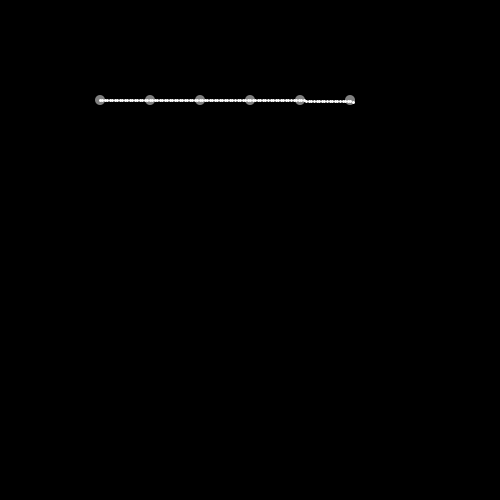
Frame 1 (no input)
Frame 60 (the mouse pressed at the canvas centre just before this capture): identical to frame 1, image omitted
Frame 120 (the mouse held since frame 60 and released just before this capture): identical to frame 1, image omitted

The Processing sketch that drew this single still picture (run headless with seeded random() and noise(); from frame 60 on, the mouse is pressed at the canvas centre):

// Processing sketch: degree5interp
// ── degree5interp.pde
DragCircle p0 = new DragCircle(100,100,10);
DragCircle p1 = new DragCircle(150,100,10);
DragCircle p2 = new DragCircle(200,100,10);
DragCircle p3 = new DragCircle(250,100,10);
DragCircle p4 = new DragCircle(300,100,10);
DragCircle p5 = new DragCircle(350,100,10);

void setup() {
  size(500,500);
}

void draw() {
  background(0);
  p0.display();
  p1.display();
  p2.display();
  p3.display();
  p4.display();
  p5.display();
  
  stroke(255);
  strokeWeight(3);
  for(float t=0; t<=1; t+= 0.01) {
    //stroke(lerpColor(color(255,0,0),color(0,0,255),t));
    point(fx(t), fy(t));
  }
}

float fx(float t) {
  float result = p0.x;
  result += t * (-11.42*p0.x +25*p1.x -25*p2.x +16.67*p3.x -6.25*p4.x +p5.x);
  result += pow(t,2) * (46.88*p0.x -160.42*p1.x +222.92*p2.x -162.5*p3.x +63.54*p4.x -10.42*p5.x);
  result += pow(t,3) * (-88.54*p0.x +369.79*p1.x -614.58*p2.x +510.42*p3.x -213.54*p4.x +36.46*p5.x);
  result += pow(t,4) * (78.13*p0.x -364.58*p1.x +677.08*p2.x -625*p3.x +286.46*p4.x -52.08*p5.x);
  result += pow(t,5) * (-26.04*p0.x +130.21*p1.x -260.42*p2.x +260.42*p3.x -130.21*p4.x +26.04*p5.x);
  return result;
}
float fy(float t) {
  float result = p0.y;
  result += t * (-11.42*p0.y +25*p1.y -25*p2.y +16.67*p3.y -6.25*p4.y +p5.y);
  result += pow(t,2) * (46.88*p0.y -160.42*p1.y +222.92*p2.y -162.5*p3.y +63.54*p4.y -10.42*p5.y);
  result += pow(t,3) * (-88.54*p0.y +369.79*p1.y -614.58*p2.y +510.42*p3.y -213.54*p4.y +36.46*p5.y);
  result += pow(t,4) * (78.13*p0.y -364.58*p1.y +677.08*p2.y -625*p3.y +286.46*p4.y -52.08*p5.y);
  result += pow(t,5) * (-26.04*p0.y +130.21*p1.y -260.42*p2.y +260.42*p3.y -130.21*p4.y +26.04*p5.y);
  return result;
}

// ── DragCircle.pde
class DragCircle {
  float x,y,d;
  float offX,offY;
  boolean dragging = false;
  boolean hovering = false;
  color regularColor = color(128);
  color highlightColor = color(200);
  boolean firstPress = false;
  boolean isPressed = false;
  
  DragCircle(float _x, float _y, float _d) {
    x = _x; y = _y; d = _d;
  }
  DragCircle(float _x, float _y, float _d, color regCol, color highCol) {
    x = _x; y = _y; d = _d;
    regularColor = regCol;
    highlightColor = highCol;
  }
  
  void display() {
    //If the mouse is not pressed, stop dragging
    if(!mousePressed) {
      dragging = false;
      firstPress = false;
      isPressed = false;
    }
    //If this is the first time the mouse has been pressed, mark
    //the firstPress event
    else {
      if(isPressed) {
        firstPress = false;
      } else {
        firstPress = true;
        isPressed = true;
      }
    }
    
    //If the item was already being dragged
    if(dragging) {
      x = mouseX + offX;
      y = mouseY + offY;
    } else { //Otherwise, item not already being dragged...
      //So, if the mouse is now over the item...
      //We used the dist() function in class, this way is faster because
      //it doesn't involve taking a square root, which is a pretty slow operation
      float diffX = x-mouseX;
      float diffY = y-mouseY;
      if(diffX*diffX+diffY*diffY < d*d/4) {
        //If this is the first press of the mouse, then start dragging
        if(firstPress) {
          dragging = true;
          offX = x-mouseX;
          offY = y-mouseY;
        } else { //otherwise, this is just a hover
          hovering = true;
        }
      }
      else { //If the mouse is not over the item, then don't hover
        hovering = false;
      }
    }
    //Now, actually draw the circle
    noStroke();
    if(dragging || hovering) fill(highlightColor);
    else fill(regularColor);
    ellipse(x,y,d,d);
  }
}
